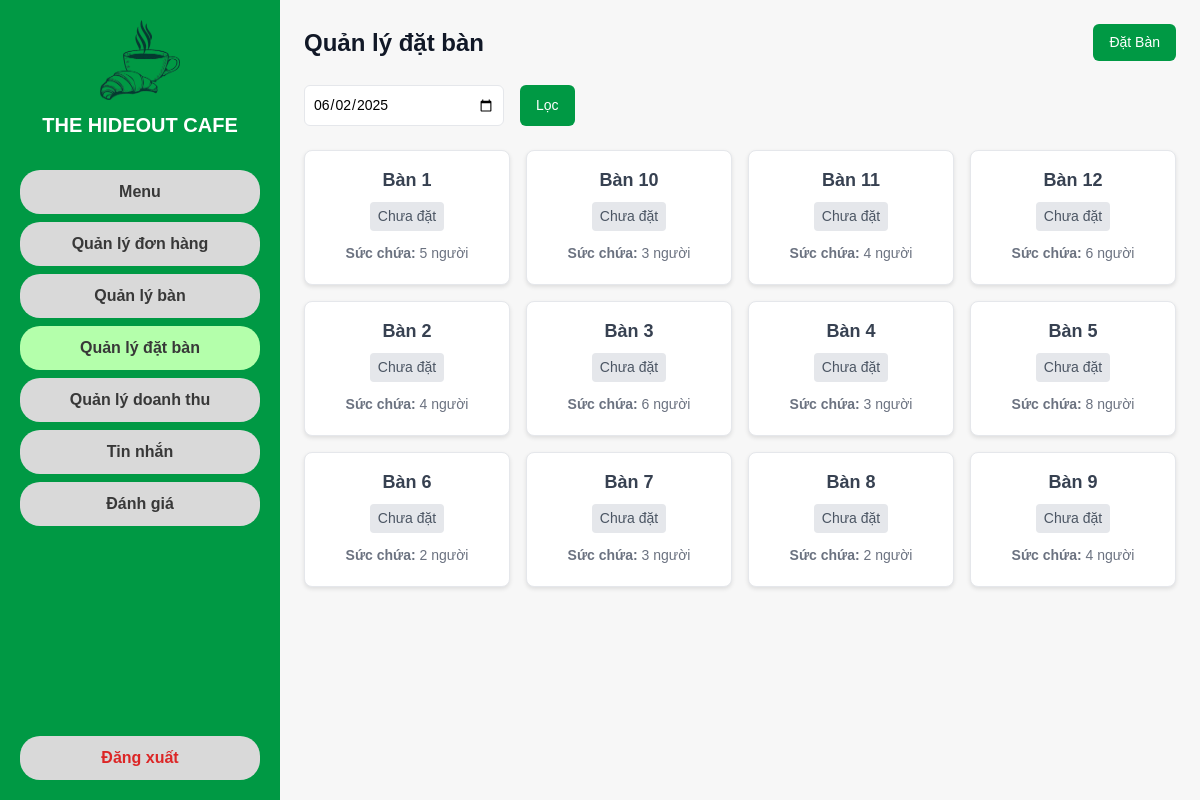
/quanlydatban/ (signed in), run on the app's committed database.
### myapp/models.py (models this page shows, shortened)
class BanAn(models.Model):
    TRANG_THAI = (
        ('trong', 'Trống'),
        ('co_nguoi', 'Có Người'),
    )
    ma_ban = models.AutoField(primary_key=True)
    so_ban = models.CharField(max_length=10, unique=True)
    suc_chua = models.PositiveIntegerField()
    trang_thai = models.CharField(max_length=20, choices=TRANG_THAI, default='trong')
    class Meta:
        verbose_name = "Bàn Ăn"
        verbose_name_plural = "Bàn Ăn"

### myapp/views.py (the view)
# urls.py: path('quanlydatban/', views.booking_management, name='booking_management'),
@login_required
def booking_management(request):
      if request.user.vai_tro not in ['quan_ly', 'nhan_vien']:
          return HttpResponse("Bạn không có quyền truy cập.", status=403)
      ngay_dat = request.GET.get('ngay_dat')
      if not ngay_dat:
          ngay_dat = timezone.now().date()
      ban_an_list = BanAn.objects.all().order_by('so_ban')
      for ban in ban_an_list:
          bookings = DatBan.objects.filter(ban_an=ban, thoi_gian_dat__date=ngay_dat)
          ban.bookings = bookings
      context = {
          'ban_an_list': ban_an_list,
          'ngay_dat': ngay_dat,
      }
      return render(request, 'quanlydatban.html', context)

### myapp/templates/quanlydatban.html (shortened to what this page needs)
{% extends 'base.html' %}
{% load static humanize %}
  {% block content %}
  <div class="container">
    <div class="header-section">
      <h1 class="text-2xl font-semibold text-gray-900">Quản lý đặt bàn</h1>
      <button class="btn-add" onclick="openAddForm()">Đặt Bàn</button>
    </div>
    <form method="GET" class="filter-section">
      <input type="date" name="ngay_dat" value="{{ ngay_dat|date:'Y-m-d' }}">
      <button type="submit">Lọc</button>
    </form>
    <div class="grid">
      {% for ban in ban_an_list %}
        <div class="table-item" >
          <h3>{{ ban.so_ban }}</h3>
          <span class="status {% if ban.bookings %}da_dat{% else %}chua_dat{% endif %}">
            {% if ban.bookings %}Đã đặt{% else %}Chưa đặt{% endif %}
          </span>
          <p><strong>Sức chứa:</strong> {{ ban.suc_chua }} người</p>
        </div>
      {% empty %}
        <p>Chưa có bàn nào.</p>
      {% endfor %}
    </div>
  </div>
  {% endblock %}

### data on the page
BanAn: so_ban "Bàn 1", shows "Chưa đặt", suc_chua "5"
BanAn: so_ban "Bàn 10", shows "Chưa đặt", suc_chua "3"
BanAn: so_ban "Bàn 11", shows "Chưa đặt", suc_chua "4"
BanAn: so_ban "Bàn 12", shows "Chưa đặt", suc_chua "6"
BanAn: so_ban "Bàn 2", shows "Chưa đặt", suc_chua "4"
BanAn: so_ban "Bàn 3", shows "Chưa đặt", suc_chua "6"
BanAn: so_ban "Bàn 4", shows "Chưa đặt", suc_chua "3"
BanAn: so_ban "Bàn 5", shows "Chưa đặt", suc_chua "8"
BanAn: so_ban "Bàn 6", shows "Chưa đặt", suc_chua "2"
BanAn: so_ban "Bàn 7", shows "Chưa đặt", suc_chua "3"
BanAn: so_ban "Bàn 8", shows "Chưa đặt", suc_chua "2"
BanAn: so_ban "Bàn 9", shows "Chưa đặt", suc_chua "4"
